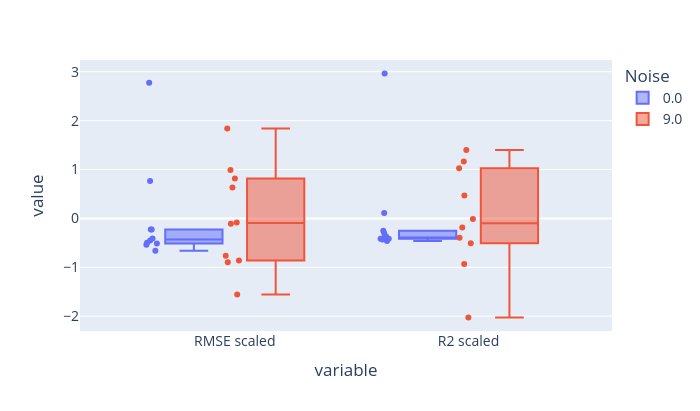

Here is the notebook cell this chart was saved with:
### Code cell
fig = px.box(results_df,
       y = ['RMSE scaled', 'R2 scaled'],
       points='all',
             color='Noise',
       height = 411,
       width = 700
         )
fig.update_layout(font=dict(size=14))
fig.show()

### Figure 1 — Plotly figure (JSON) as saved in the notebook; plotly's stock layout.template omitted (floating-point values rounded to 4 significant figures)
{"data": [{"alignmentgroup": "True", "boxpoints": "all", "hovertemplate": "Noise=0.0<br>variable=%{x}<br>value=%{y}<extra></extra>", "legendgroup": "0.0", "marker": {"color": "#636efa"}, "name": "0.0", "notched": false, "offsetgroup": "0.0", "orientation": "v", "showlegend": true, "type": "box", "x": ["RMSE scaled", "RMSE scaled", "RMSE scaled", "RMSE scaled", "RMSE scaled", "RMSE scaled", "RMSE scaled", "RMSE scaled", "RMSE scaled", "RMSE scaled", "R2 scaled", "R2 scaled", "R2 scaled", "R2 scaled", "R2 scaled", "R2 scaled", "R2 scaled", "R2 scaled", "R2 scaled", "R2 scaled"], "x0": " ", "xaxis": "x", "y": [2.773, 0.7664, -0.2287, -0.2278, -0.513, -0.4127, -0.5416, -0.4531, -0.5005, -0.6618, 2.962, 0.1091, -0.2528, -0.306, -0.3773, -0.4168, -0.4171, -0.4078, -0.4321, -0.4614], "y0": " ", "yaxis": "y"}, {"alignmentgroup": "True", "boxpoints": "all", "hovertemplate": "Noise=9.0<br>variable=%{x}<br>value=%{y}<extra></extra>", "legendgroup": "9.0", "marker": {"color": "#EF553B"}, "name": "9.0", "notched": false, "offsetgroup": "9.0", "orientation": "v", "showlegend": true, "type": "box", "x": ["RMSE scaled", "RMSE scaled", "RMSE scaled", "RMSE scaled", "RMSE scaled", "RMSE scaled", "RMSE scaled", "RMSE scaled", "RMSE scaled", "RMSE scaled", "R2 scaled", "R2 scaled", "R2 scaled", "R2 scaled", "R2 scaled", "R2 scaled", "R2 scaled", "R2 scaled", "R2 scaled", "R2 scaled"], "x0": " ", "xaxis": "x", "y": [-0.08169, -0.8637, 1.837, -0.1097, -0.8986, 0.8152, 0.6302, -1.558, -0.7631, 0.9921, -2.026, -0.5074, -0.01156, 0.4689, -0.1851, 1.397, 1.026, -0.9309, -0.3952, 1.164], "y0": " ", "yaxis": "y"}], "layout": {"boxmode": "group", "font": {"size": 14}, "height": 411, "legend": {"title": {"text": "Noise"}, "tracegroupgap": 0}, "margin": {"t": 60}, "width": 700, "xaxis": {"anchor": "y", "domain": [0, 1], "title": {"text": "variable"}}, "yaxis": {"anchor": "x", "domain": [0, 1], "title": {"text": "value"}}}}
